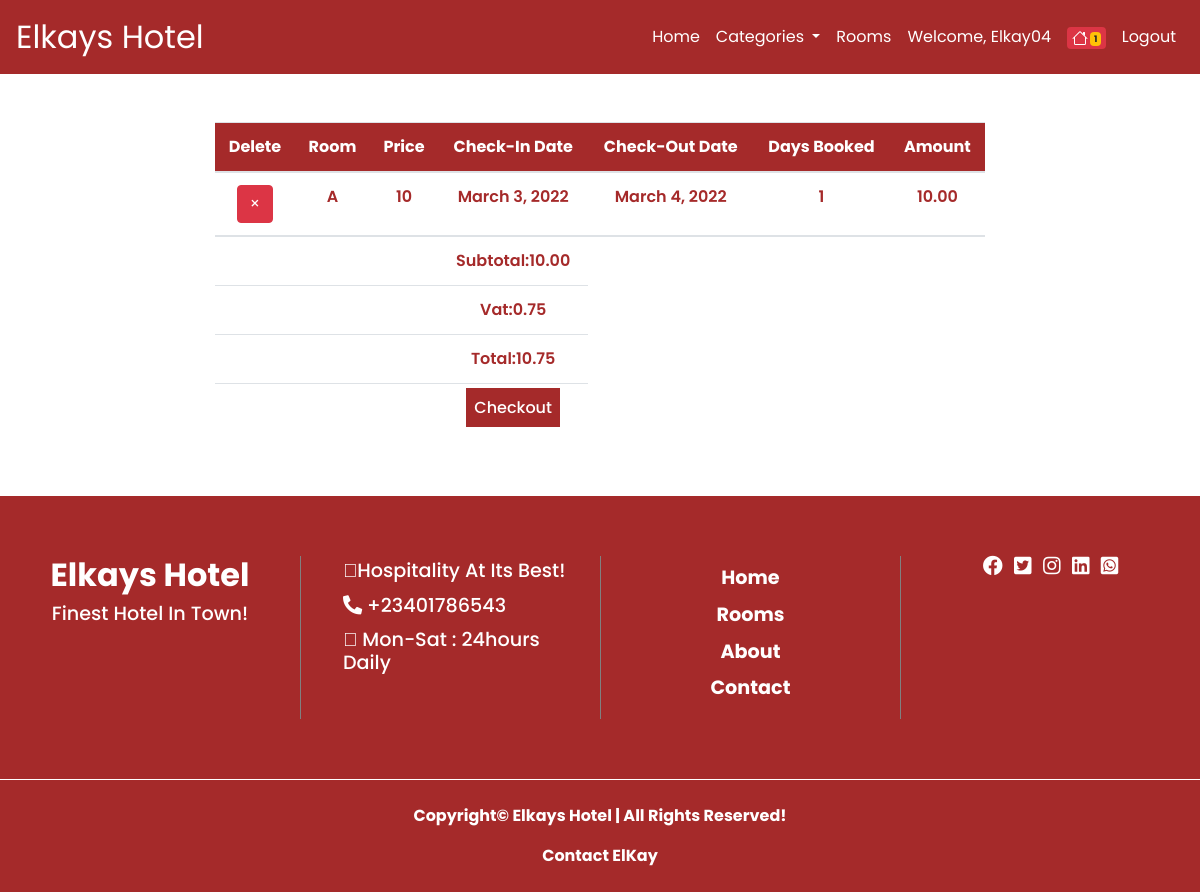
/booking_view/ (signed in), run on the app's committed database.
### hotel/models.py (models this page shows, shortened)
class Booking(models.Model):
    user = models.ForeignKey(User, on_delete=models.CASCADE,null=True, blank=True)
    rooms = models.ForeignKey(Room, on_delete=models.CASCADE, null=True, blank=True)
    price = models.IntegerField()
    check_in = models.DateField()
    check_out = models.DateField()
    days=models.IntegerField(blank=True, null=True)
    paid_order = models.BooleanField(default=False)
    order_no = models.CharField(max_length=36)

class Room(models.Model):
    ROOM_CATEGORIES=(
        ('ECO', 'ECONOMY'),
        ('FAM', 'FAMILY'),
        ('BUS', 'BUSINESS'),
    )
    category = models.ForeignKey(Category, on_delete=models.CASCADE)
    name = models.CharField(max_length=50)
    number = models.IntegerField()
    image = models.ImageField(upload_to='products', default='pix.jpg')
    beds = models.IntegerField()
    capacity = models.IntegerField()
    price = models.IntegerField()
    description = models.TextField()
    available = models.BooleanField(default=True)
    eco = models.BooleanField(default=False)
    fam = models.BooleanField(default=False)
    biz = models.BooleanField(default=False)
    min_order = models.IntegerField(default=1)
    max_order = models.IntegerField(default=3)

### hotel/views.py (the view)
# urls.py: path('booking_view/',views.booking_view, name='booking_view'),
@login_required(login_url='/loginform')
def booking_view(request):
    booking_view=Booking.objects.filter(user__username=request.user.username, paid_order=False)
    for item in booking_view:
        item.days = (item.check_out - item.check_in).days
        item.save()
    subtotal=0
    vol=0
    total=0
    for item in booking_view:
        subtotal += item.rooms.price * item.days
    vat=0.075 * subtotal
    total= subtotal + vat
    context={
        'booking_view':booking_view,
        'subtotal':subtotal,
        'vat':vat,
        'total':total,
    }
    return render(request, 'booking_view.html', context)

### hotel/context_processor.py (called while the page is built)
def booking_viewread(request):
    booking_view=Booking.objects.filter(user__username=request.user.username, paid_order=False)
    booking_viewreader=0
    for item in booking_view:
        booking_viewreader += item.days
    context={
        'booking_viewreader':booking_viewreader
    }
    return context

def dropdown(request):
    categories = Category.objects.all()
    context = {
        'categories':categories
    }
    return context

### hotel/templates/booking_view.html (shortened to what this page needs)
{% extends "base.html" %}
{% load mathfilters %}
{% load humanize %}
{% block content %}
<div class="container-fluid mt-5 mb-5" >
    <div class="row">
        <div class="col-12 col-sm-2"></div>
        <div class="col-12 col-sm-8">
            <table class="table sctable">
                <thead>
                  <tr>
                    <th scope="col">Delete</th>
                    <th scope="col">Room</th>
                    <th scope="col">Price</th>
                    <th scope="col">Check-in Date</th>
                    <th scope="col">Check-out Date</th>
                    <th scope="col">Days Booked</th>
                    <th scope="col">Amount</th>
                  </tr>
                </thead>
                <tbody>
                    {% if booking_view %}
                         {% for item in booking_view  %}
                         <tr>
                             <td>
                                <form method="POST" action="{% url 'deleteitem' %}">
                                    <button type="submit" class="btn btn-danger">&times;</button>
                                </form>
                             </td>
                             <td>{{item.rooms.name}}</td>
                             <td>{{item.rooms.price}}</td>
                             <td>{{item.check_in}}</td>
                             <td>{{item.check_out}}</td>
                             <td>{{item.days}}</td>
                             <td>{{item.price|mul:item.days|floatformat:2|intcomma}}</td>
                        </tr>
                            {% endfor %}
                       {% endif %}
                </tbody>
                <tbody>
                    <tr>
                        <td></td>
                        <td></td>
                        <td></td>
                        <td>Subtotal:{{subtotal|floatformat:2|intcomma}}</td>
                    </tr>
                    <tr>
                        <td></td>
                        <td></td>
                        <td></td>
                        <td>Vat:{{vat|floatformat:2|intcomma}}</td>
                    </tr>
                    <tr>
                        <td></td>
                        <td></td>
                        <td></td>
                        <td>Total:{{total|floatformat:2|intcomma}}</td>
                    </tr>
                    <tr>
                        <td></td>
                        <td></td>
                        <td></td>
                        <td><a href="{% url 'checkout' %}" class="pay pt-2 pb-2 pl-2 pr-2">Checkout</a></td>
                    </tr>
                </tbody>
              </table>
            </div>
        </div>
    </div>
{% endblock content %}
{% block footer %}
{% include "footer.html" %}
{% endblock footer %}

### hotel/templates/base.html (shortened to what this page needs)
<!doctype html>
{% load static %}
<html lang="en">
  <head>
    <link rel="stylesheet" href="https://pro.fontawesome.com/releases/v5.10.0/css/all.css"/>
    <link rel="stylesheet" href="https://cdn.jsdelivr.net/npm/bootstrap@4.4.1/dist/css/bootstrap.min.css">
    <link rel="stylesheet" href="{% static 'css/hotel.css' %}">
  </head>
  <body>
    <nav class="navbar navbar-expand-lg navbar-light">
        <a class="navbar-brand" href="{% url 'index' %}">Elkays Hotel</a>
        <div class="collapse navbar-collapse" id="navbarSupportedContent">
          <ul class="navbar-nav ml-auto">
            <li class="nav-item active">
              <a class="nav-link" href="{% url 'index' %}">Home <span class="sr-only">(current)</span></a>
            </li>
            <li class="nav-item dropdown">
              <a class="nav-link dropdown-toggle" href="#" id="navbarDropdown" role="button" data-toggle="dropdown" aria-haspopup="true" aria-expanded="false">
                Categories
              </a>
            </li>
            <li class="nav-item">
                <a class="nav-link" href="{% url 'rooms' %}">Rooms</a>
            </li>
            {% if user.is_authenticated %}
                <li class="nav-item">
                  <a class="nav-link" href="{% url 'password' %}">
                    Welcome,
                  {% if user %}
                      {{request.user.username|title}}
                  {% endif %}
                  </a>
                </li>
                <li class="nav-item">
                    <a class="nav-link" href="{% url 'booking_view' %}">
                    <span class="badge badge-danger">
                        {% if booking_viewreader > 0  %}
                            <span class="badge badge-warning">{{booking_viewreader}}</span>
                        {% else %}
                            <span class="badge badge-warning">0</span>
                        {% endif %}
                    </span>
                    </a>
                </li>
                <li class="nav-item">
                    <a class="nav-link" href="{% url 'logoutfunc' %}">Logout</a>
                </li>
            {% endif %}
            </ul>
        </div>
      </nav>
      {% block content %}
      {% endblock content %}
      {% block footer %}
      {% endblock footer %}
  </body>
</html>

### hotel/static/css/hotel.css (style rules this page uses)
* { margin: 0; padding: 0; box-sizing: border-box; font-family: 'Poppins', sans-serif; text-transform: capitalize; text-decoration: none; }
html { scroll-behavior: smooth; }
.navbar { background: brown; }
.navbar .navbar-brand { color: white; font-size: 2em; }
#navbarSupportedContent a { color: white; font-size: 1em; }
.sctable thead { background: brown; color: white; font-weight: 700; text-align: center; }
.sctable tbody tr { color: brown; font-weight: 600; text-align: center; }
.sctable .pay { background: brown; color: white; font-weight: 500; outline: none; border: none; }

### data on the page
Booking: rooms.name "A", rooms.price "10", check_in "March 3, 2022", check_out "March 4, 2022", days "1", price|mul "10.00"

### other printed values
{{ request.user.username|title }} "Elkay04"
{{ booking_viewreader }} "1"
{{ subtotal|floatformat:2|intcomma }} "10.00"
{{ vat|floatformat:2|intcomma }} "0.75"
{{ total|floatformat:2|intcomma }} "10.75"
